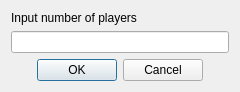
<?xml version="1.0" encoding="UTF-8"?>
<ui version="4.0">
 <class>NumberInput</class>
 <widget class="QDialog" name="NumberInput">
  <property name="geometry">
   <rect>
    <x>0</x>
    <y>0</y>
    <width>240</width>
    <height>90</height>
   </rect>
  </property>
  <property name="windowTitle">
   <string>Dialog</string>
  </property>
  <layout class="QVBoxLayout" name="verticalLayout">
   <item>
    <widget class="QLabel" name="label">
     <property name="text">
      <string>Input number of players</string>
     </property>
    </widget>
   </item>
   <item>
    <widget class="QLineEdit" name="input"/>
   </item>
   <item>
    <widget class="QDialogButtonBox" name="buttonBox">
     <property name="enabled">
      <bool>true</bool>
     </property>
     <property name="orientation">
      <enum>Qt::Horizontal</enum>
     </property>
     <property name="standardButtons">
      <set>QDialogButtonBox::Cancel|QDialogButtonBox::Ok</set>
     </property>
     <property name="centerButtons">
      <bool>true</bool>
     </property>
    </widget>
   </item>
  </layout>
 </widget>
 <resources/>
 <connections>
  <connection>
   <sender>buttonBox</sender>
   <signal>accepted()</signal>
   <receiver>NumberInput</receiver>
   <slot>accept()</slot>
   <hints>
    <hint type="sourcelabel">
     <x>248</x>
     <y>254</y>
    </hint>
    <hint type="destinationlabel">
     <x>157</x>
     <y>274</y>
    </hint>
   </hints>
  </connection>
  <connection>
   <sender>buttonBox</sender>
   <signal>rejected()</signal>
   <receiver>NumberInput</receiver>
   <slot>reject()</slot>
   <hints>
    <hint type="sourcelabel">
     <x>316</x>
     <y>260</y>
    </hint>
    <hint type="destinationlabel">
     <x>286</x>
     <y>274</y>
    </hint>
   </hints>
  </connection>
 </connections>
</ui>
